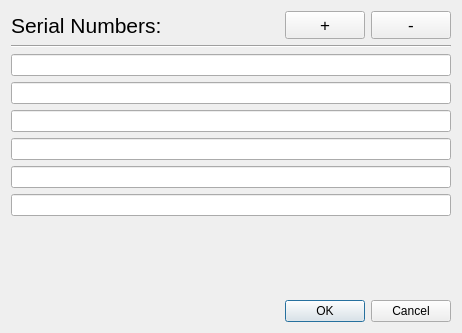
<?xml version="1.0" encoding="UTF-8"?>
<ui version="4.0">
 <class>Dialog</class>
 <widget class="QDialog" name="Dialog">
  <property name="windowModality">
   <enum>Qt::ApplicationModal</enum>
  </property>
  <property name="geometry">
   <rect>
    <x>0</x>
    <y>0</y>
    <width>462</width>
    <height>333</height>
   </rect>
  </property>
  <property name="windowTitle">
   <string>Create Set</string>
  </property>
  <layout class="QVBoxLayout" name="verticalLayout_2">
   <item>
    <layout class="QVBoxLayout" name="verticalLayout">
     <item>
      <layout class="QHBoxLayout" name="horizontalLayout">
       <item>
        <widget class="QLabel" name="label">
         <property name="sizePolicy">
          <sizepolicy hsizetype="Preferred" vsizetype="Preferred">
           <horstretch>0</horstretch>
           <verstretch>0</verstretch>
          </sizepolicy>
         </property>
         <property name="font">
          <font>
           <pointsize>16</pointsize>
          </font>
         </property>
         <property name="text">
          <string>Serial Numbers:</string>
         </property>
         <property name="scaledContents">
          <bool>false</bool>
         </property>
        </widget>
       </item>
       <item>
        <spacer name="horizontalSpacer">
         <property name="orientation">
          <enum>Qt::Horizontal</enum>
         </property>
         <property name="sizeHint" stdset="0">
          <size>
           <width>40</width>
           <height>20</height>
          </size>
         </property>
        </spacer>
       </item>
       <item>
        <widget class="QPushButton" name="buttonAdd">
         <property name="font">
          <font>
           <pointsize>13</pointsize>
          </font>
         </property>
         <property name="toolTip">
          <string>Ctrl-A</string>
         </property>
         <property name="text">
          <string>+</string>
         </property>
        </widget>
       </item>
       <item>
        <widget class="QPushButton" name="buttonRemove">
         <property name="font">
          <font>
           <pointsize>13</pointsize>
          </font>
         </property>
         <property name="toolTip">
          <string>Ctrl-R</string>
         </property>
         <property name="text">
          <string>-</string>
         </property>
        </widget>
       </item>
      </layout>
     </item>
     <item>
      <widget class="Line" name="line">
       <property name="orientation">
        <enum>Qt::Horizontal</enum>
       </property>
      </widget>
     </item>
    </layout>
   </item>
   <item>
    <layout class="QVBoxLayout" name="input_layout">
     <item>
      <widget class="QLineEdit" name="input_1">
       <property name="focusPolicy">
        <enum>Qt::ClickFocus</enum>
       </property>
       <property name="text">
        <string/>
       </property>
      </widget>
     </item>
     <item>
      <widget class="QLineEdit" name="input_2">
       <property name="focusPolicy">
        <enum>Qt::ClickFocus</enum>
       </property>
      </widget>
     </item>
     <item>
      <widget class="QLineEdit" name="input_3">
       <property name="focusPolicy">
        <enum>Qt::ClickFocus</enum>
       </property>
      </widget>
     </item>
     <item>
      <widget class="QLineEdit" name="input_4">
       <property name="focusPolicy">
        <enum>Qt::ClickFocus</enum>
       </property>
      </widget>
     </item>
     <item>
      <widget class="QLineEdit" name="input_5">
       <property name="focusPolicy">
        <enum>Qt::ClickFocus</enum>
       </property>
      </widget>
     </item>
     <item>
      <widget class="QLineEdit" name="input_6">
       <property name="focusPolicy">
        <enum>Qt::ClickFocus</enum>
       </property>
      </widget>
     </item>
    </layout>
   </item>
   <item>
    <spacer name="verticalSpacer">
     <property name="orientation">
      <enum>Qt::Vertical</enum>
     </property>
     <property name="sizeHint" stdset="0">
      <size>
       <width>20</width>
       <height>21</height>
      </size>
     </property>
    </spacer>
   </item>
   <item>
    <widget class="QDialogButtonBox" name="buttonBox">
     <property name="focusPolicy">
      <enum>Qt::TabFocus</enum>
     </property>
     <property name="orientation">
      <enum>Qt::Horizontal</enum>
     </property>
     <property name="standardButtons">
      <set>QDialogButtonBox::Cancel|QDialogButtonBox::Ok</set>
     </property>
    </widget>
   </item>
  </layout>
 </widget>
 <resources/>
 <connections>
  <connection>
   <sender>buttonBox</sender>
   <signal>accepted()</signal>
   <receiver>Dialog</receiver>
   <slot>accept()</slot>
   <hints>
    <hint type="sourcelabel">
     <x>248</x>
     <y>254</y>
    </hint>
    <hint type="destinationlabel">
     <x>157</x>
     <y>274</y>
    </hint>
   </hints>
  </connection>
  <connection>
   <sender>buttonBox</sender>
   <signal>rejected()</signal>
   <receiver>Dialog</receiver>
   <slot>reject()</slot>
   <hints>
    <hint type="sourcelabel">
     <x>316</x>
     <y>260</y>
    </hint>
    <hint type="destinationlabel">
     <x>286</x>
     <y>274</y>
    </hint>
   </hints>
  </connection>
 </connections>
</ui>
